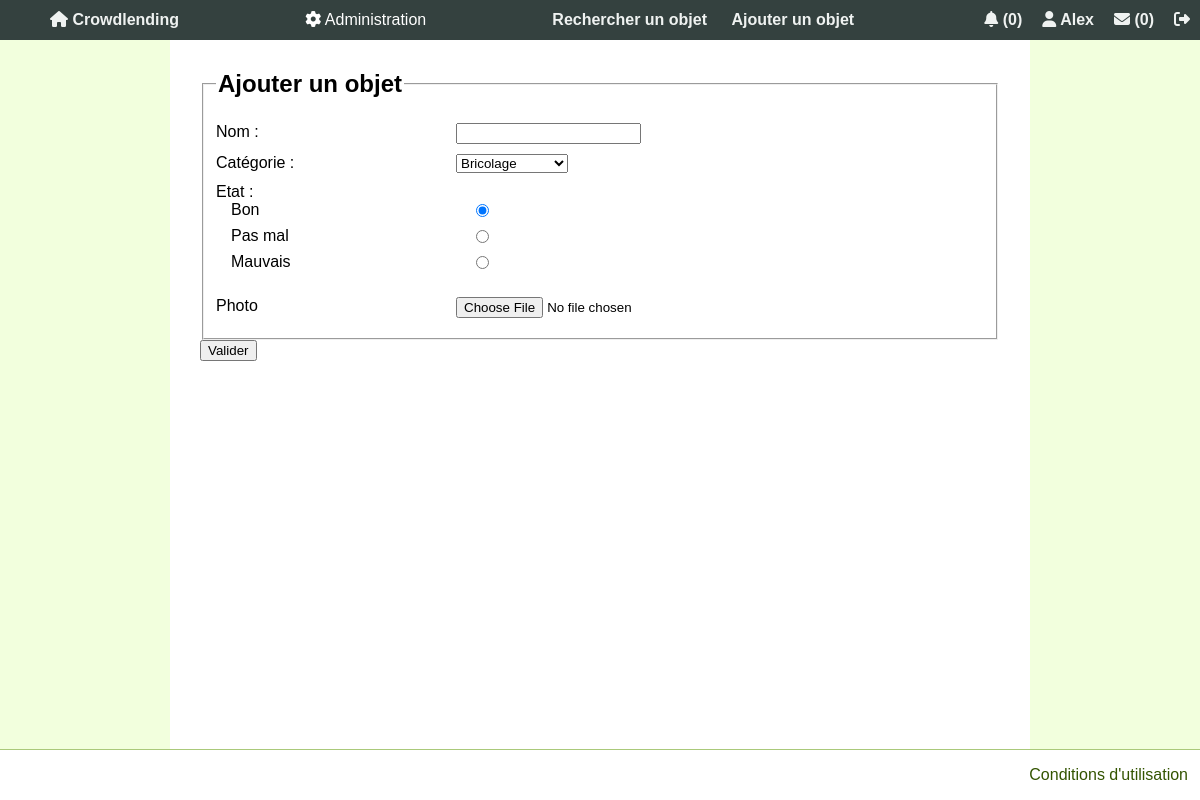
The app's page /formAddObjet.php (signed in) with its own data.
### tables this page shows
CREATE TABLE Membre
(
    idMembre INT PRIMARY KEY NOT NULL AUTO_INCREMENT,
    pseudo VARCHAR(16) NOT NULL UNIQUE,
    email VARCHAR(100) NOT NULL UNIQUE,
    mdp VARCHAR(200) NOT NULL,
    nom VARCHAR(50) NOT NULL,
    prenom VARCHAR(50) NOT NULL,
    adresse VARCHAR(200) NOT NULL,
    telephone VARCHAR(15) NOT NULL,
    idRole INT NOT NULL,
    note int,
    image varchar(255) DEFAULT 'profil.png',
    banni BOOLEAN NOT NULL DEFAULT FALSE,
    cle varchar(32) NOT NULL,
    actif int(11) DEFAULT NULL,
    CONSTRAINT UC_Membre UNIQUE (pseudo,email),
    FOREIGN KEY (idRole) REFERENCES Role(idRole)
);

CREATE TABLE Etat
(
    idEtat INT PRIMARY KEY NOT NULL AUTO_INCREMENT,
    nom VARCHAR(200) NOT NULL
);

### formAddObjet.php (the view, shortened to what this page needs)
<?php require "header.php" ?>
<?php
	$response = $bdd->query('SELECT * FROM Etat');
	$etats[] = $response->fetch();
	while($donneesEtat = $response->fetch()){
		$etats[] = $donneesEtat;
	}
	$response = $bdd->query('SELECT * FROM Categorie');
	$categories[] = $response->fetch();
	while($donneesCategorie = $response->fetch()){
			$categories[] = $donneesCategorie;
	}
	if(isset($_SESSION['id']) && $row['banni'] == 0){
?>
<section>
	<form name="Form" action="addObjet.php" method="post" onsubmit="return validateForm()" enctype='multipart/form-data'>
		<fieldset>
			<legend><h1>Ajouter un objet</h1></legend>
			<div>
				<label>Nom :</label>
				<input type="text" name="nomObjet" required/>
			</div>
			<div>
				<label>Catégorie :</label>
				<select name="categorieObjet" >
					<?php
						foreach($categories as $element){
								echo '<option value="' . $element['idCategorie'] .'">' . $element['nom'] . '</option>';
						}
					?>
				</select>
			</div>
			<div>
				<label>Etat :</label>
			</div>
			<br />
			<div style="margin-left: 15px;">
				<?php
					$i = 1;
					foreach($etats as $element){
						echo '<input type="radio" name="etatObjet" value="' . $element['idEtat'] .'" id="' . $element['idEtat'] . '"';
						if($i == 1) echo ' checked="true"';
						echo ' />'
								. '<label for="' .$element['idEtat'] . '">' . $element['nom'] . "</label> </br>";
						$i++;
					}
				?>
			</div>
			<br />
			<div>
				<label>Photo</label>
				<input type='file' name='file' />
		</fieldset>
		<div>
			<input type="submit" value="Valider" />
		</div>
	</form>
</section>
<?php
}
elseif (!isset($_SESSION['id'])){
	echo "<section><p><a href='login.php'>Se connecter</a> pour ajouter un objet.</p></section>";
}
else{
	echo "<section><p>Vous avez été banni, vous ne pouvez plus ajouter d'objet.</p></section>";
}
require "footer.php" ?>

### header.php (shortened to what this page needs)
<!DOCTYPE HTML>
<html lang="fr">
<head>
	<link rel="stylesheet" media="screen" type="text/css" href="style/style.css"/>
</head>
<body>
	<?php
	require_once("connexionBD.php");
	if(isset($_SESSION['id'])){
		$query = $bdd->prepare("SELECT pseudo, idRole, banni FROM Membre WHERE idMembre = ?");
		$query->execute(array($_SESSION['id']));
		$row = $query->fetch();
	}
	?>
	<header>
		<nav>
			<ul>
				<div>
					<li><a href="index.php"> <i class="fas fa-home"></i> Crowdlending</a></li>
				</div>
				<div>
				<?php
					if(isset($_SESSION['id'])){
						if($row['idRole'] == 1) {
							$nbsign = $bdd->query('SELECT COUNT(*) AS nbSign FROM Objet WHERE signale = 1');
							$rowsign = $nbsign->fetch();
							$nbrec = $bdd->query('SELECT COUNT(*) AS nbRec FROM Reclamation');
							$rowrec = $nbrec->fetch();
							echo ' <div class="dropdown">
									<button class="dropbtn"><i class="fas fa-cog"></i> Administration</button>
									<div class="dropdown-content">
										<a href="Charte.php"> Charte de l\'utilisation </a>
										<a href="gestionCategories.php"> Gestion catégories </a>
										<a href="ListObjSignale.php"> Objets signalés(' . $rowsign['nbSign'] . ')  </a>
										<a href="ListeReclamations.php"> Reclamations(' . $rowrec['nbRec'] . ')  </a>
									  </div>
									</div> ';
						}
					}
					?>
				</div>
				<div>
					<li><a href="recherche.php"> Rechercher un objet </a></li>
					<li><a href="formAddObjet.php"> Ajouter un objet </a></li>
				</div>
				<div>
					<?php
					if(isset($_SESSION['id'])){
						$nbNotif = $bdd->prepare('SELECT COUNT(*) AS nbNotif FROM Notification WHERE idMembreNotif = :idMembre AND lu = FALSE');
						$nbNotif->execute(array('idMembre'=>$_SESSION['id']));
						$rowNotif = $nbNotif->fetch();
						echo '<li><a href="notifications.php"> <i class="fas fa-bell"></i> (' . $rowNotif['nbNotif'] . ')</a></li>';
						echo '<li><a href="espacePerso.php"> <i class="fas fa-user"></i> ' . $row['pseudo'] . '</a></li>';
						$nbNotifMes = $bdd->prepare('SELECT COUNT(*) AS nbNotifMes FROM NotificationMessage WHERE idRecepteur = :idMembre AND lu = FALSE');
						$nbNotifMes->execute(array('idMembre'=>$_SESSION['id']));
						$rowNotifMes = $nbNotifMes->fetch();
						echo "<li><a title = 'Messagerie' href='messages.php'><i class='fas fa-envelope'></i></i> (" . $rowNotifMes['nbNotifMes'] . ")</a></li>";
						echo "<li><a title = 'Déconnexion' href='deconnexion.php'><i class='fas fa-sign-out-alt'></i></a></li>";
					}
					else{
						echo '<li><a href="login.php"> Se connecter </a></li>';
					}
					?>
				</div>
			</ul>
		</nav>
	</header>

### style/style.css (style rules this page uses)
html { height: 100%; width: 100%; margin:0px; padding: 0px; }
body { margin:0px; padding: 0px; width: 100%; font-family: Arial, Verdana, Geneva, sans-serif; background-color: #f2ffdd; min-height:100vh; display:flex; flex-direction:column; }
section { flex-grow: 1; padding: 30px; margin: auto; width: 800px; background-color: white; padding-top: 50px; }
header { position: fixed; top: 0; width: 100%; height:40px; background-color:#34413F; display: flex; justify-content: center; }
a, a:visited { color:#335400; text-decoration: none; }
nav { flex: 1 1 auto; display: flex; justify-content: center; }
nav ul { list-style-type:none; flex: 1 1 auto; display:flex; justify-content: space-between; align-items: center; }
nav ul li { display:inline-flex; }
nav ul li a { text-align: center; padding: 10px 10px; text-decoration: none; font-weight: bold; color: black; }
header nav ul li a, header nav ul li a:visited { text-align: center; padding: 10px 10px; text-decoration: none; font-weight: bold; color:#EFF2F1; }
h1 { font-size: 1.5em }
label { float: left; width: 15em; text-align: left; }
input, textarea, select { text-align: left; margin-bottom: 10px; }
.dropbtn { background-color: #34413F; color: white; height: 40px; font-size: 16px; border: none; }
.dropdown { position: relative; display: inline-block; }

### records on screen
membre: pseudo "Alex", banni "☑ Bon"
etat: nom "Bon"
etat: nom "Pas mal"
etat: nom "Mauvais"

### other values on screen
$rowNotif['nbNotif'] "0"
$rowNotifMes['nbNotifMes'] "0"
form field categorieObjet "Bricolage"
